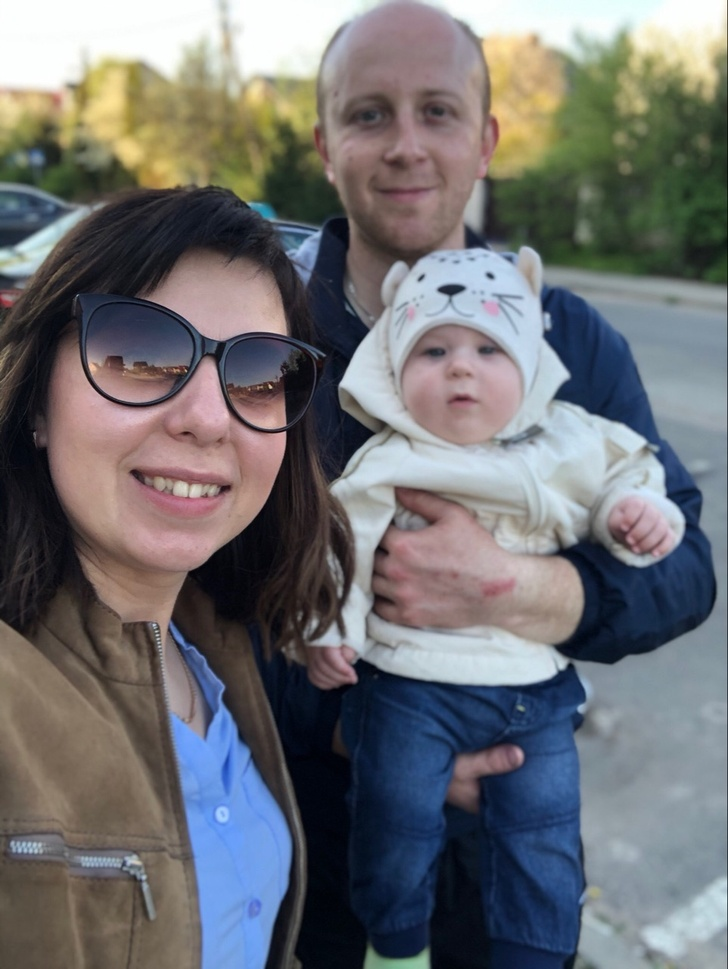
#> input picture faces2.jpg, 728 x 969 px, shrunk from 962 x 1280 before the run
$ python face_rec.py
#> lines starting #> are read from the running program, lines starting #| are printed output that depends on the picture; after the words box and inside, x2 and y2 are one past the last pixel; in counts of white or black regions, pixels touching at a corner belong together
# модуль для работы с распознованием лиц
import cv2

# модуль для работы с изображениями
import matplotlib.pyplot as plt

# каскады Хаара (стандартные предустановленные каскады модуля)
face_cascade_path = "haarcascade_frontalface_default.xml"
face_cascade = cv2.CascadeClassifier(face_cascade_path)

# открываем изображение
image = cv2.imread('faces2.jpg', 0)
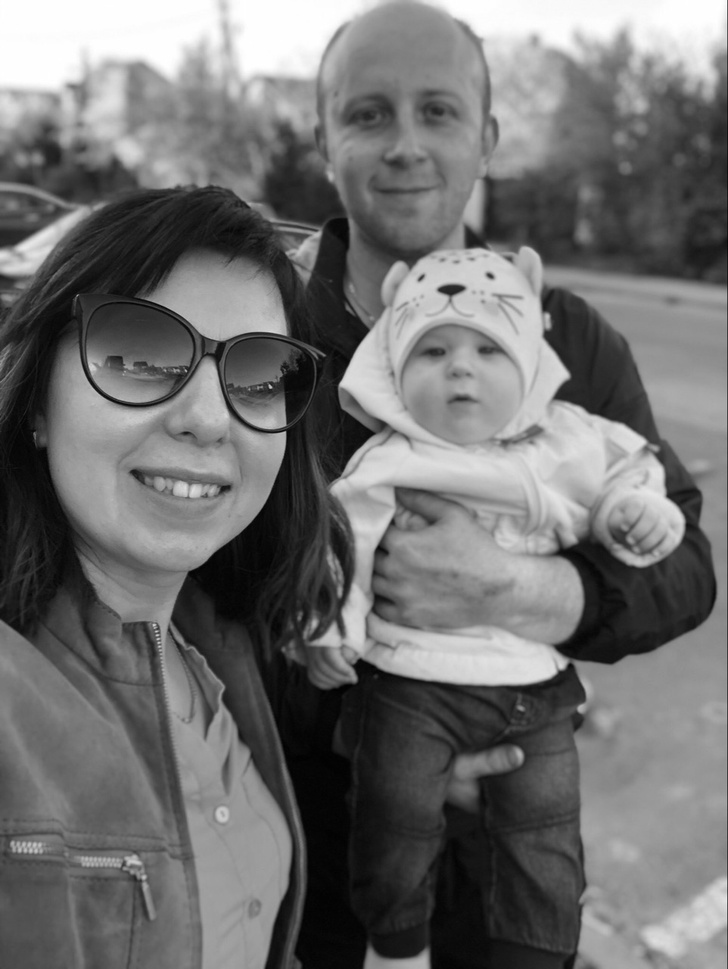
#> image: shape (969, 728); min 0, max 255, mean 111.7

# ищем лица по каскадам Хаара на изображении image
faces = face_cascade.detectMultiScale(
    image, # открытое ранее изображение
    scaleFactor=1.1, # шаг маштабирования 'скользящего окна'
    minNeighbors=5, # 'точность' распознования: чем меньше - тем более чувствителен поиск => больше ложных срабатываний (и наоборот)
)
#> faces = [[387, 290, 150, 150], [308, 39, 193, 193], [45, 249, 306, 306]]

# получаем начальные координаты и размеры лиц из массива
for (x, y, w, h) in faces:

    # рисуем прямоугольинк по заданным координатам
    cv2.rectangle(image, (x, y), (x+w, y+h), (255, 255, 255), 2)
#> this loop made 3 passes
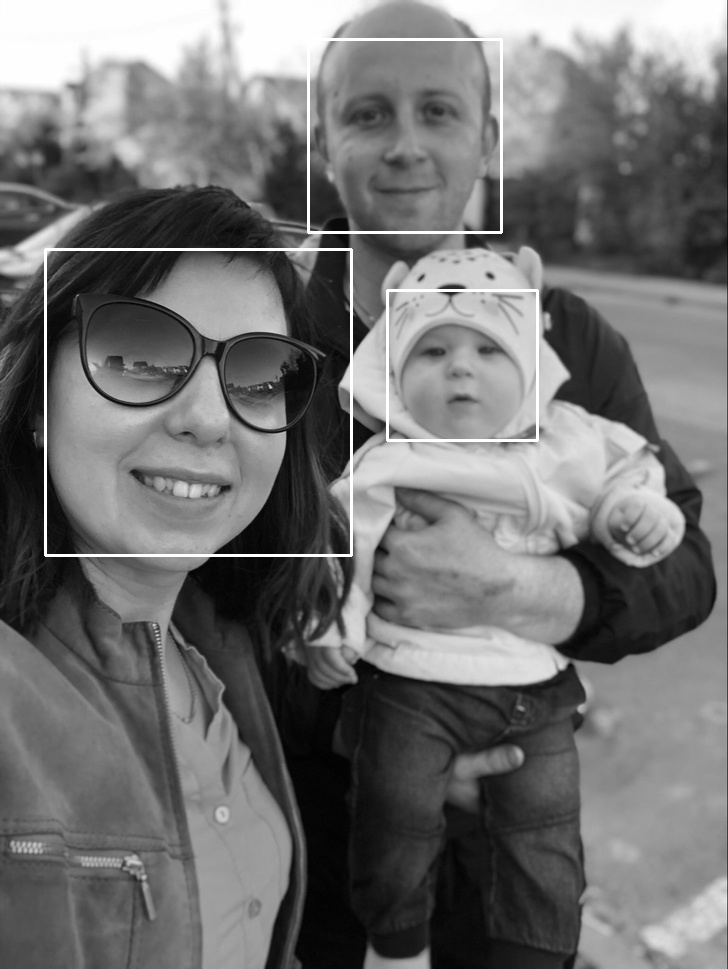
#> image: shape (969, 728); 1.1% of pixels changed, all inside (x1, y1, x2, y2) = (44, 38, 539, 557)


# отображаем изображение с распознанными лицами:

# задаём размер окна
plt.figure(figsize=(12, 12))

# отображаем в нём изоюражние с цветовым режимом (чёрно-белым)
plt.imshow(image, cmap='gray')

# отображаем само окно
plt.show()

$ run again, with faces.jpg copied over faces2.jpg
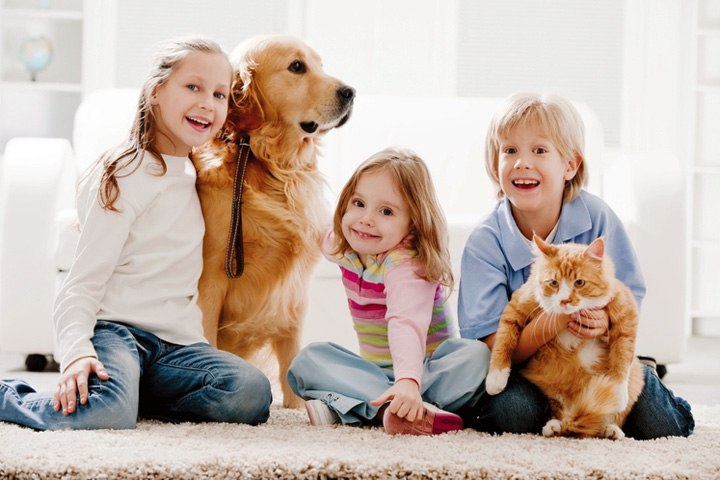
#> input picture faces.jpg, 720 x 480 px
#> `image = cv2.imread('faces2.jpg', 0)`:
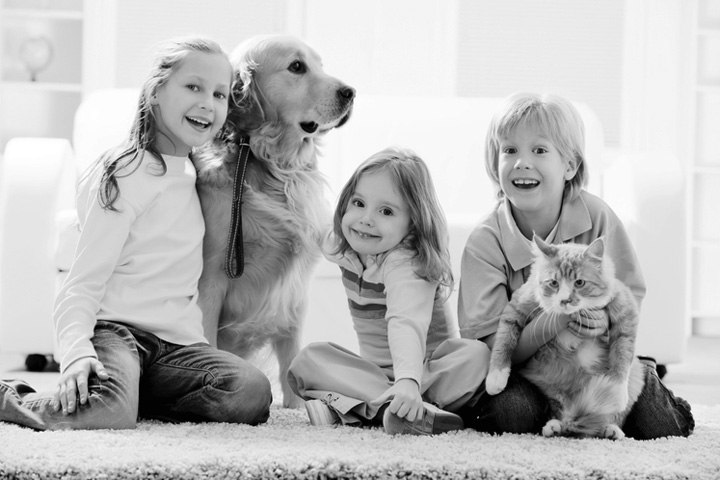
#> image: shape (480, 720); min 0, max 255, mean 183
#> faces = [[484, 120, 81, 81], [333, 179, 77, 77], [164, 61, 80, 80]]
#> the loop `for (x, y, w, h) in faces:` made 3 passes
#> after the loop `for (x, y, w, h) in faces:`:
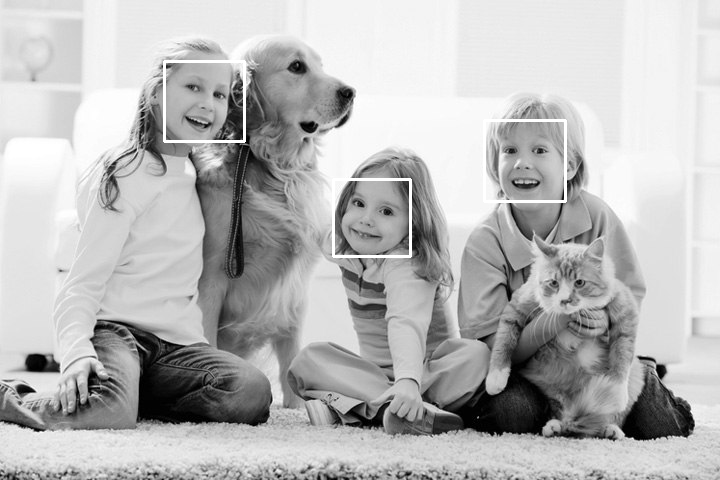
#> image: shape (480, 720); 0.82% of pixels changed, all inside (x1, y1, x2, y2) = (163, 60, 567, 258)
